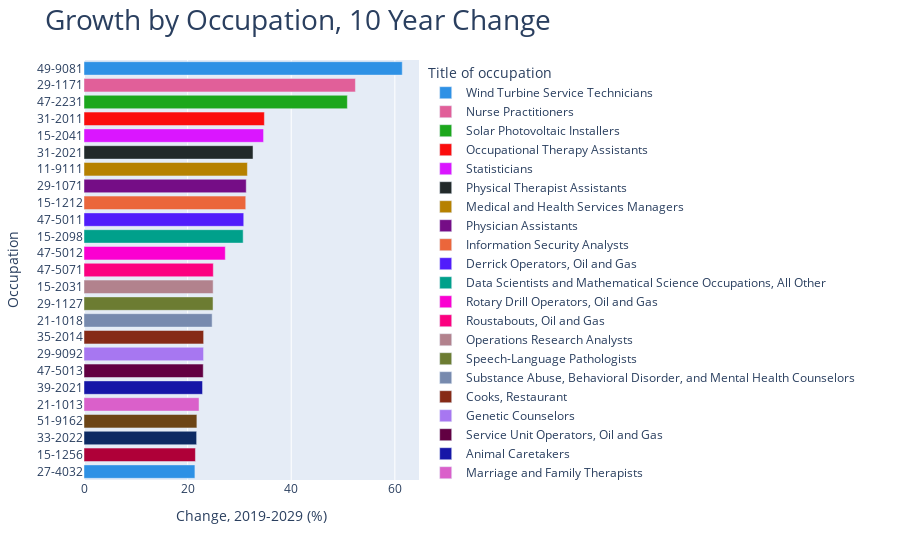

The notebook cell this image was saved under:
### Code cell
# What are the top 25 occupations that will experience the most growth in the next decade

master['Change (%)'] = ((master.employment_2029 - master.employment_2019) / master.employment_2019) * 100

growth = master.groupby(['occ_title','occ_code']).agg({'Change (%)':np.mean}).sort_values(by='Change (%)',ascending=False).reset_index()

fig1 = px.bar(growth[:25], y='occ_code',x='Change (%)', color='occ_title', color_discrete_sequence=px.colors.qualitative.Dark24, labels={'occ_title': 'Title of occupation'}).update_yaxes(categoryorder='total ascending')
fig1.update_layout({'title':{'text':'Growth by Occupation, 10 Year Change', 'font':{'size':28}}, 
                    'xaxis':{'title':{'text':'Change, 2019-2029 (%)'}}, 
                    'yaxis':{'title':{'text':'Occupation'}}, 
                   })
iplot(fig1)

### Figure 1 — Plotly figure (JSON) as saved in the notebook; plotly's stock layout.template omitted (floating-point values rounded to 4 significant figures)
{"data": [{"alignmentgroup": "True", "hovertemplate": "Title of occupation=Wind Turbine Service Technicians<br>Change (%)=%{x}<br>occ_code=%{y}<extra></extra>", "legendgroup": "Wind Turbine Service Technicians", "marker": {"color": "#2E91E5"}, "name": "Wind Turbine Service Technicians", "offsetgroup": "Wind Turbine Service Technicians", "orientation": "h", "showlegend": true, "textposition": "auto", "type": "bar", "x": [61.43], "xaxis": "x", "y": ["49-9081"], "yaxis": "y"}, {"alignmentgroup": "True", "hovertemplate": "Title of occupation=Nurse Practitioners<br>Change (%)=%{x}<br>occ_code=%{y}<extra></extra>", "legendgroup": "Nurse Practitioners", "marker": {"color": "#E15F99"}, "name": "Nurse Practitioners", "offsetgroup": "Nurse Practitioners", "orientation": "h", "showlegend": true, "textposition": "auto", "type": "bar", "x": [52.39], "xaxis": "x", "y": ["29-1171"], "yaxis": "y"}, {"alignmentgroup": "True", "hovertemplate": "Title of occupation=Solar Photovoltaic Installers<br>Change (%)=%{x}<br>occ_code=%{y}<extra></extra>", "legendgroup": "Solar Photovoltaic Installers", "marker": {"color": "#1CA71C"}, "name": "Solar Photovoltaic Installers", "offsetgroup": "Solar Photovoltaic Installers", "orientation": "h", "showlegend": true, "textposition": "auto", "type": "bar", "x": [50.83], "xaxis": "x", "y": ["47-2231"], "yaxis": "y"}, {"alignmentgroup": "True", "hovertemplate": "Title of occupation=Occupational Therapy Assistants<br>Change (%)=%{x}<br>occ_code=%{y}<extra></extra>", "legendgroup": "Occupational Therapy Assistants", "marker": {"color": "#FB0D0D"}, "name": "Occupational Therapy Assistants", "offsetgroup": "Occupational Therapy Assistants", "orientation": "h", "showlegend": true, "textposition": "auto", "type": "bar", "x": [34.82], "xaxis": "x", "y": ["31-2011"], "yaxis": "y"}, {"alignmentgroup": "True", "hovertemplate": "Title of occupation=Statisticians<br>Change (%)=%{x}<br>occ_code=%{y}<extra></extra>", "legendgroup": "Statisticians", "marker": {"color": "#DA16FF"}, "name": "Statisticians", "offsetgroup": "Statisticians", "orientation": "h", "showlegend": true, "textposition": "auto", "type": "bar", "x": [34.66], "xaxis": "x", "y": ["15-2041"], "yaxis": "y"}, {"alignmentgroup": "True", "hovertemplate": "Title of occupation=Physical Therapist Assistants<br>Change (%)=%{x}<br>occ_code=%{y}<extra></extra>", "legendgroup": "Physical Therapist Assistants", "marker": {"color": "#222A2A"}, "name": "Physical Therapist Assistants", "offsetgroup": "Physical Therapist Assistants", "orientation": "h", "showlegend": true, "textposition": "auto", "type": "bar", "x": [32.62], "xaxis": "x", "y": ["31-2021"], "yaxis": "y"}, {"alignmentgroup": "True", "hovertemplate": "Title of occupation=Medical and Health Services Managers<br>Change (%)=%{x}<br>occ_code=%{y}<extra></extra>", "legendgroup": "Medical and Health Services Managers", "marker": {"color": "#B68100"}, "name": "Medical and Health Services Managers", "offsetgroup": "Medical and Health Services Managers", "orientation": "h", "showlegend": true, "textposition": "auto", "type": "bar", "x": [31.54], "xaxis": "x", "y": ["11-9111"], "yaxis": "y"}, {"alignmentgroup": "True", "hovertemplate": "Title of occupation=Physician Assistants<br>Change (%)=%{x}<br>occ_code=%{y}<extra></extra>", "legendgroup": "Physician Assistants", "marker": {"color": "#750D86"}, "name": "Physician Assistants", "offsetgroup": "Physician Assistants", "orientation": "h", "showlegend": true, "textposition": "auto", "type": "bar", "x": [31.31], "xaxis": "x", "y": ["29-1071"], "yaxis": "y"}, {"alignmentgroup": "True", "hovertemplate": "Title of occupation=Information Security Analysts<br>Change (%)=%{x}<br>occ_code=%{y}<extra></extra>", "legendgroup": "Information Security Analysts", "marker": {"color": "#EB663B"}, "name": "Information Security Analysts", "offsetgroup": "Information Security Analysts", "orientation": "h", "showlegend": true, "textposition": "auto", "type": "bar", "x": [31.22], "xaxis": "x", "y": ["15-1212"], "yaxis": "y"}, {"alignmentgroup": "True", "hovertemplate": "Title of occupation=Derrick Operators, Oil and Gas<br>Change (%)=%{x}<br>occ_code=%{y}<extra></extra>", "legendgroup": "Derrick Operators, Oil and Gas", "marker": {"color": "#511CFB"}, "name": "Derrick Operators, Oil and Gas", "offsetgroup": "Derrick Operators, Oil and Gas", "orientation": "h", "showlegend": true, "textposition": "auto", "type": "bar", "x": [30.83], "xaxis": "x", "y": ["47-5011"], "yaxis": "y"}, {"alignmentgroup": "True", "hovertemplate": "Title of occupation=Data Scientists and Mathematical Science Occupations, All Other<br>Change (%)=%{x}<br>occ_code=%{y}<extra></extra>", "legendgroup": "Data Scientists and Mathematical Science Occupations, All Other", "marker": {"color": "#00A08B"}, "name": "Data Scientists and Mathematical Science Occupations, All Other", "offsetgroup": "Data Scientists and Mathematical Science Occupations, All Other", "orientation": "h", "showlegend": true, "textposition": "auto", "type": "bar", "x": [30.72], "xaxis": "x", "y": ["15-2098"], "yaxis": "y"}, {"alignmentgroup": "True", "hovertemplate": "Title of occupation=Rotary Drill Operators, Oil and Gas<br>Change (%)=%{x}<br>occ_code=%{y}<extra></extra>", "legendgroup": "Rotary Drill Operators, Oil and Gas", "marker": {"color": "#FB00D1"}, "name": "Rotary Drill Operators, Oil and Gas", "offsetgroup": "Rotary Drill Operators, Oil and Gas", "orientation": "h", "showlegend": true, "textposition": "auto", "type": "bar", "x": [27.27], "xaxis": "x", "y": ["47-5012"], "yaxis": "y"}, {"alignmentgroup": "True", "hovertemplate": "Title of occupation=Roustabouts, Oil and Gas<br>Change (%)=%{x}<br>occ_code=%{y}<extra></extra>", "legendgroup": "Roustabouts, Oil and Gas", "marker": {"color": "#FC0080"}, "name": "Roustabouts, Oil and Gas", "offsetgroup": "Roustabouts, Oil and Gas", "orientation": "h", "showlegend": true, "textposition": "auto", "type": "bar", "x": [24.96], "xaxis": "x", "y": ["47-5071"], "yaxis": "y"}, {"alignmentgroup": "True", "hovertemplate": "Title of occupation=Operations Research Analysts<br>Change (%)=%{x}<br>occ_code=%{y}<extra></extra>", "legendgroup": "Operations Research Analysts", "marker": {"color": "#B2828D"}, "name": "Operations Research Analysts", "offsetgroup": "Operations Research Analysts", "orientation": "h", "showlegend": true, "textposition": "auto", "type": "bar", "x": [24.93], "xaxis": "x", "y": ["15-2031"], "yaxis": "y"}, {"alignmentgroup": "True", "hovertemplate": "Title of occupation=Speech-Language Pathologists<br>Change (%)=%{x}<br>occ_code=%{y}<extra></extra>", "legendgroup": "Speech-Language Pathologists", "marker": {"color": "#6C7C32"}, "name": "Speech-Language Pathologists", "offsetgroup": "Speech-Language Pathologists", "orientation": "h", "showlegend": true, "textposition": "auto", "type": "bar", "x": [24.91], "xaxis": "x", "y": ["29-1127"], "yaxis": "y"}, {"alignmentgroup": "True", "hovertemplate": "Title of occupation=Substance Abuse, Behavioral Disorder, and Mental Health Counselors<br>Change (%)=%{x}<br>occ_code=%{y}<extra></extra>", "legendgroup": "Substance Abuse, Behavioral Disorder, and Mental Health Counselors", "marker": {"color": "#778AAE"}, "name": "Substance Abuse, Behavioral Disorder, and Mental Health Counselors", "offsetgroup": "Substance Abuse, Behavioral Disorder, and Mental Health Counselors", "orientation": "h", "showlegend": true, "textposition": "auto", "type": "bar", "x": [24.73], "xaxis": "x", "y": ["21-1018"], "yaxis": "y"}, {"alignmentgroup": "True", "hovertemplate": "Title of occupation=Cooks, Restaurant<br>Change (%)=%{x}<br>occ_code=%{y}<extra></extra>", "legendgroup": "Cooks, Restaurant", "marker": {"color": "#862A16"}, "name": "Cooks, Restaurant", "offsetgroup": "Cooks, Restaurant", "orientation": "h", "showlegend": true, "textposition": "auto", "type": "bar", "x": [23.09], "xaxis": "x", "y": ["35-2014"], "yaxis": "y"}, {"alignmentgroup": "True", "hovertemplate": "Title of occupation=Genetic Counselors<br>Change (%)=%{x}<br>occ_code=%{y}<extra></extra>", "legendgroup": "Genetic Counselors", "marker": {"color": "#A777F1"}, "name": "Genetic Counselors", "offsetgroup": "Genetic Counselors", "orientation": "h", "showlegend": true, "textposition": "auto", "type": "bar", "x": [23.08], "xaxis": "x", "y": ["29-9092"], "yaxis": "y"}, {"alignmentgroup": "True", "hovertemplate": "Title of occupation=Service Unit Operators, Oil and Gas<br>Change (%)=%{x}<br>occ_code=%{y}<extra></extra>", "legendgroup": "Service Unit Operators, Oil and Gas", "marker": {"color": "#620042"}, "name": "Service Unit Operators, Oil and Gas", "offsetgroup": "Service Unit Operators, Oil and Gas", "orientation": "h", "showlegend": true, "textposition": "auto", "type": "bar", "x": [23.02], "xaxis": "x", "y": ["47-5013"], "yaxis": "y"}, {"alignmentgroup": "True", "hovertemplate": "Title of occupation=Animal Caretakers<br>Change (%)=%{x}<br>occ_code=%{y}<extra></extra>", "legendgroup": "Animal Caretakers", "marker": {"color": "#1616A7"}, "name": "Animal Caretakers", "offsetgroup": "Animal Caretakers", "orientation": "h", "showlegend": true, "textposition": "auto", "type": "bar", "x": [22.88], "xaxis": "x", "y": ["39-2021"], "yaxis": "y"}, {"alignmentgroup": "True", "hovertemplate": "Title of occupation=Marriage and Family Therapists<br>Change (%)=%{x}<br>occ_code=%{y}<extra></extra>", "legendgroup": "Marriage and Family Therapists", "marker": {"color": "#DA60CA"}, "name": "Marriage and Family Therapists", "offsetgroup": "Marriage and Family Therapists", "orientation": "h", "showlegend": true, "textposition": "auto", "type": "bar", "x": [22.21], "xaxis": "x", "y": ["21-1013"], "yaxis": "y"}, {"alignmentgroup": "True", "hovertemplate": "Title of occupation=Computer Numerically Controlled Tool Programmers<br>Change (%)=%{x}<br>occ_code=%{y}<extra></extra>", "legendgroup": "Computer Numerically Controlled Tool Programmers", "marker": {"color": "#6C4516"}, "name": "Computer Numerically Controlled Tool Programmers", "offsetgroup": "Computer Numerically Controlled Tool Programmers", "orientation": "h", "showlegend": true, "textposition": "auto", "type": "bar", "x": [21.79], "xaxis": "x", "y": ["51-9162"], "yaxis": "y"}, {"alignmentgroup": "True", "hovertemplate": "Title of occupation=Forest Fire Inspectors and Prevention Specialists<br>Change (%)=%{x}<br>occ_code=%{y}<extra></extra>", "legendgroup": "Forest Fire Inspectors and Prevention Specialists", "marker": {"color": "#0D2A63"}, "name": "Forest Fire Inspectors and Prevention Specialists", "offsetgroup": "Forest Fire Inspectors and Prevention Specialists", "orientation": "h", "showlegend": true, "textposition": "auto", "type": "bar", "x": [21.74], "xaxis": "x", "y": ["33-2022"], "yaxis": "y"}, {"alignmentgroup": "True", "hovertemplate": "Title of occupation=Software Developers and Software Quality Assurance Analysts and Testers<br>Change (%)=%{x}<br>occ_code=%{y}<extra></extra>", "legendgroup": "Software Developers and Software Quality Assurance Analysts and Testers", "marker": {"color": "#AF0038"}, "name": "Software Developers and Software Quality Assurance Analysts and Testers", "offsetgroup": "Software Developers and Software Quality Assurance Analysts and Testers", "orientation": "h", "showlegend": true, "textposition": "auto", "type": "bar", "x": [21.51], "xaxis": "x", "y": ["15-1256"], "yaxis": "y"}, {"alignmentgroup": "True", "hovertemplate": "Title of occupation=Film and Video Editors<br>Change (%)=%{x}<br>occ_code=%{y}<extra></extra>", "legendgroup": "Film and Video Editors", "marker": {"color": "#2E91E5"}, "name": "Film and Video Editors", "offsetgroup": "Film and Video Editors", "orientation": "h", "showlegend": true, "textposition": "auto", "type": "bar", "x": [21.41], "xaxis": "x", "y": ["27-4032"], "yaxis": "y"}], "layout": {"barmode": "relative", "legend": {"title": {"text": "Title of occupation"}, "tracegroupgap": 0}, "margin": {"t": 60}, "title": {"font": {"size": 28}, "text": "Growth by Occupation, 10 Year Change"}, "xaxis": {"anchor": "y", "domain": [0, 1], "title": {"text": "Change, 2019-2029 (%)"}}, "yaxis": {"anchor": "x", "categoryorder": "total ascending", "domain": [0, 1], "title": {"text": "Occupation"}}}}
